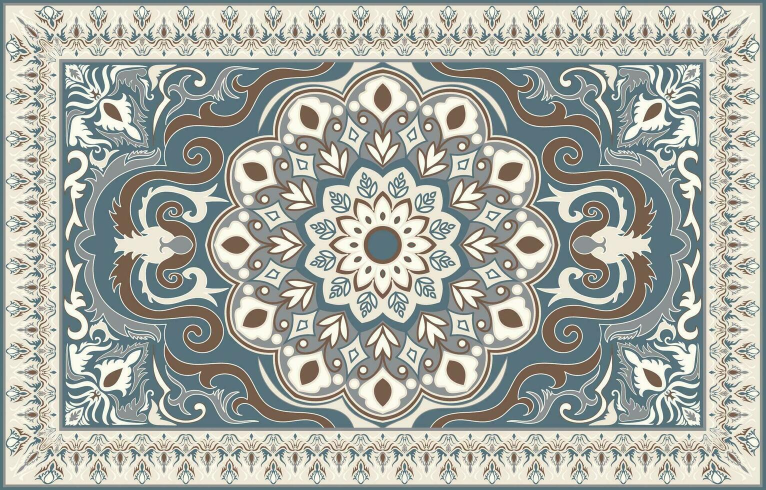
#> input picture desen/data/data.jpg, 1531 x 980 px (shown at 1/2 size)
$ python -i geometry.py   (imports and definitions only)
#> lines starting #> are read from the running program, lines starting #| are printed output that depends on the picture
from __future__ import annotations

from dataclasses import dataclass

import cv2
import numpy as np


@dataclass(frozen=True)
class TargetDimensions:
    width_px: int
    height_px: int


def compute_target_dimensions(width_cm: float, height_cm: float, ppi: int) -> TargetDimensions:
    if ppi <= 0:
        raise ValueError("ppi must be positive")
    width_px = int(round(width_cm / 2.54 * ppi))
    height_px = int(round(height_cm / 2.54 * ppi))
    if width_px <= 0 or height_px <= 0:
        raise ValueError("Target dimensions must be positive")
    return TargetDimensions(width_px=width_px, height_px=height_px)


def resize_to_dimensions(image: np.ndarray, dims: TargetDimensions) -> np.ndarray:
    if image.shape[1] == dims.width_px and image.shape[0] == dims.height_px:
        return image
    return cv2.resize(image, (dims.width_px, dims.height_px), interpolation=cv2.INTER_CUBIC)


def gray_world_white_balance(image: np.ndarray) -> np.ndarray:
    image_f = image.astype(np.float32)
    means = image_f.reshape(-1, 3).mean(axis=0)
#> means = [167.3, 170.6, 163.4]
    scale = means.mean() / (means + 1e-6)
#> scale = [0.999, 0.98, 1.02]
    balanced = np.clip(image_f * scale, 0.0, 255.0)
    return balanced.astype(np.uint8)
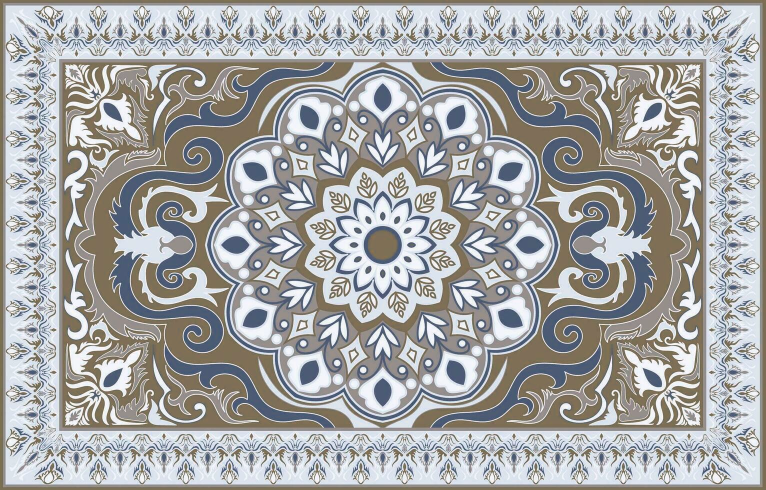
#> returned value: shape (980, 1531, 3) (shown at 1/2 size); mean of channels 0, 1, 2 166.2, 166.6, 166.3; drawn as B, G, R


def apply_photometric_normalization(image: np.ndarray, clahe_clip: float = 2.0, clahe_grid: int = 8) -> np.ndarray:
    balanced = gray_world_white_balance(image)
    denoised = cv2.bilateralFilter(balanced, d=7, sigmaColor=50, sigmaSpace=50)
    lab = cv2.cvtColor(denoised, cv2.COLOR_RGB2LAB)
#> lab: shape (980, 1531, 3); mean of channels 0, 1, 2 172.8, 128.1, 128.1
    l, a, b = cv2.split(lab)
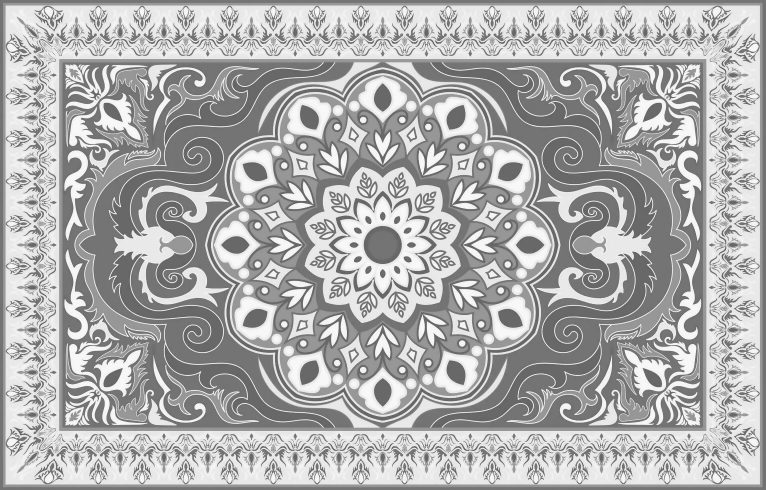
#> l: shape (980, 1531) (shown at 1/2 size); min 43, max 251, mean 172.8
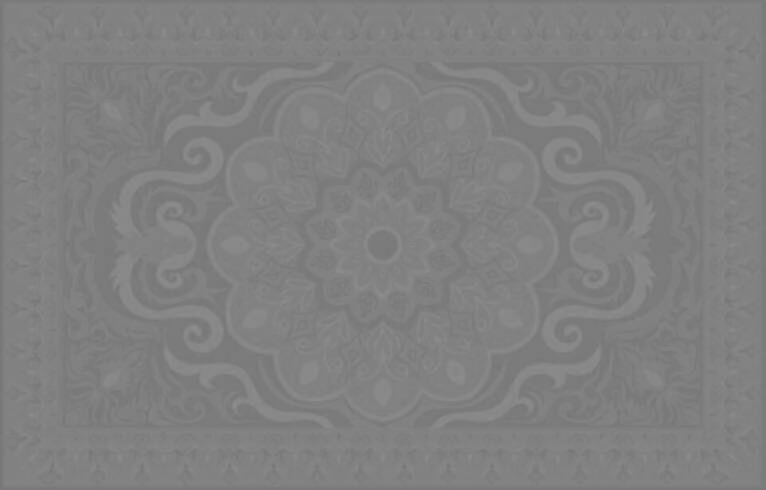
#> a: shape (980, 1531) (shown at 1/2 size); min 117, max 142, mean 128.1
    clahe = cv2.createCLAHE(clipLimit=clahe_clip, tileGridSize=(clahe_grid, clahe_grid))
    l_eq = clahe.apply(l)
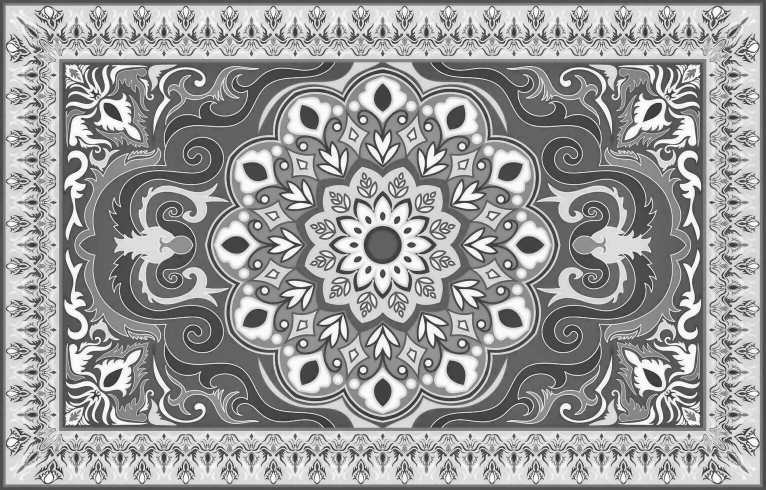
#> l_eq: shape (980, 1531) (shown at 1/2 size); min 22, max 253, mean 153.6
    merged = cv2.merge((l_eq, a, b))
#> merged: shape (980, 1531, 3); mean of channels 0, 1, 2 153.6, 128.1, 128.1
    normalized = cv2.cvtColor(merged, cv2.COLOR_Lab2RGB)
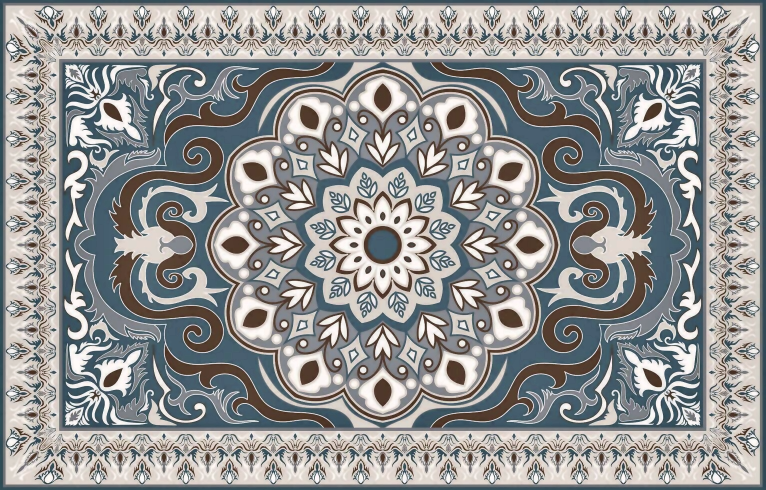
#> normalized: shape (980, 1531, 3) (shown at 1/2 size); mean R, G, B 147.1, 147.7, 147.4
    return normalized

>>> import cv2
>>> picture = cv2.cvtColor(cv2.imread('../data/data.jpg'), cv2.COLOR_BGR2RGB)
>>> result = apply_photometric_normalization(picture)
